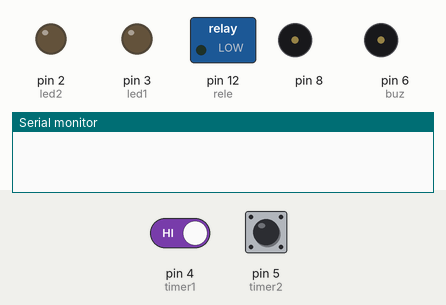
The sketch below on a simulated Arduino Uno, built with avr-gcc and run on an emulated ATmega328P. Shown: switched loads named in the sketch (green lamp = pin HIGH), output pins drawn as LEDs (lit = HIGH), buzzer (waves = sounding, pin HIGH), the last lines printed to the serial monitor. Dashed ring = blinking. Inputs (shaded band) come from the test bench; at power-on: pin 4 (timer1) HIGH, pin 5 (timer2) HIGH.

Above: at 1.2 s.
1.3 s: pin 4 (timer1) driven LOW
6.2 s: pin 4 (timer1) driven HIGH
At 6.9 s:
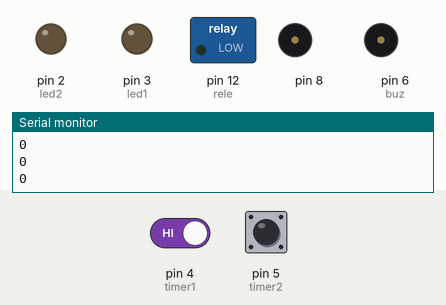
7.7 s: pin 4 (timer1) driven LOW
At 9.9 s:
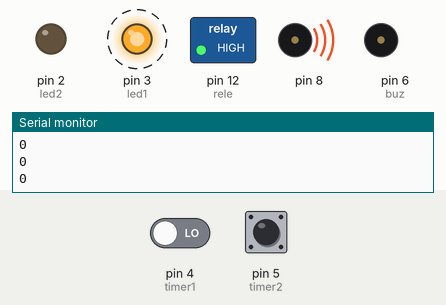
At 17.9 s:
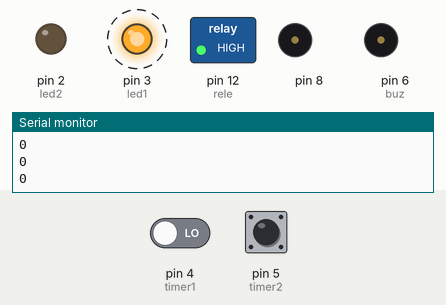
Timing chart, 0 to 19.0 s (numbered marks = the images above; inputs shaded):
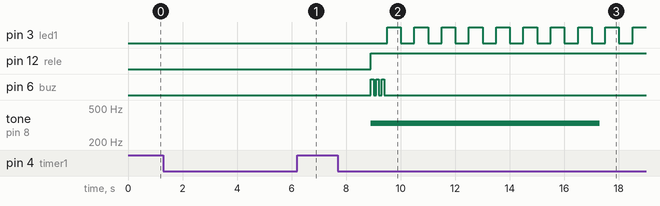

The sketch:

sketch_sep20a.ino
```cpp
#define led1 3
#define led2 2
#define timer1 4
#define timer2 5
#define buz 6
#define rele 12

int delai = 0;
int lgd, chu;

void setup() {
  pinMode(led1, OUTPUT);
  pinMode(led2, OUTPUT);
  pinMode(rele, OUTPUT);
  pinMode(timer2, INPUT);
  pinMode(timer1, INPUT);
  pinMode(buz, OUTPUT);
  Serial.begin(9600);
}

void loop() {
  digitalRead(timer1);
  while (!digitalRead(timer1)) {
    Serial.println(digitalRead(timer1));
    delay(1);
    delai += 1;

    if (delai >= 2000) {
      digitalWrite(rele, HIGH);

      for (int i = 0; i < 3; i++) {
        tone(8, 330, 8000);
        digitalWrite(buz, HIGH);
        delay(100);
        digitalWrite(buz, LOW);
        delay(100);
      }

      unsigned long startTime = millis();
        while (millis() - startTime < 180000) {
          digitalWrite(led1, HIGH);
          delay(500);
          digitalWrite(led1, LOW);
          delay(500);
    }

      for (int i = 0; i < 3; i++) {
        digitalWrite(led1, HIGH);
        delay(500);
        digitalWrite(led1, LOW);
        delay(500);
      }

      digitalWrite(rele, LOW);
      delai = 0;
    }

    while (!digitalRead(timer2)) {
      // ... (restante do código, conforme você desejar)
    }
  }
}
```

Measured:
- after the input at 6.2 s, pin 12 (rele), pin 6 (buz): stays LOW (without the input it goes to HIGH after 1.3 s); tone on pin 8: stays silent (without the input it goes to 330 Hz after 1.3 s)
- after the input at 7.7 s, pin 3 (led1): alternates HIGH for 0.50 s and LOW for 0.50 s, starting after 1.8 s; pin 12 (rele): LOW → HIGH after 1.2 s; pin 6 (buz): alternates HIGH for 0.10 s and LOW for 0.10 s, 6 changes in all, then stays LOW, starting after 1.2 s; tone on pin 8: silent → 330 Hz after 1.2 s, → silent 8.4 s later
